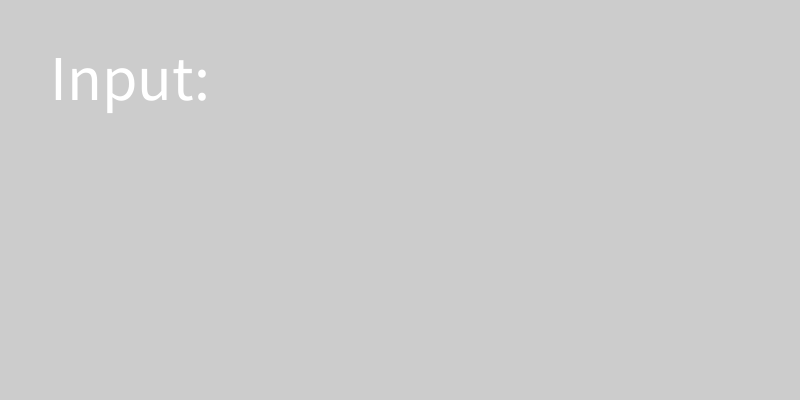
Frame 1 (no input)
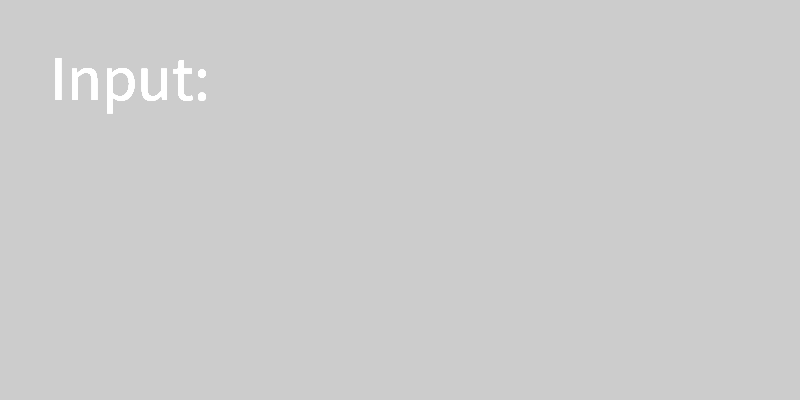
Frame 60 (the mouse pressed at the canvas centre just before this capture)
Frame 120 (the mouse held since frame 60 and released just before this capture): identical to frame 60, image omitted

The Processing sketch that drew these frames (run headless with seeded random() and noise(); from frame 60 on, the mouse is pressed at the canvas centre):

// Processing sketch: week06_3
// ── week06_3.pde
void setup(){
  size(800,400);
  textSize(64);
}
String line="Input:";
void draw(){
  text(line,50,100);
}
void keyPressed(){
  if(key>='A'&&key<='Z') line+=key;
  if(key>='a'&&key<='z') line+=key;
  line+=key;
}
